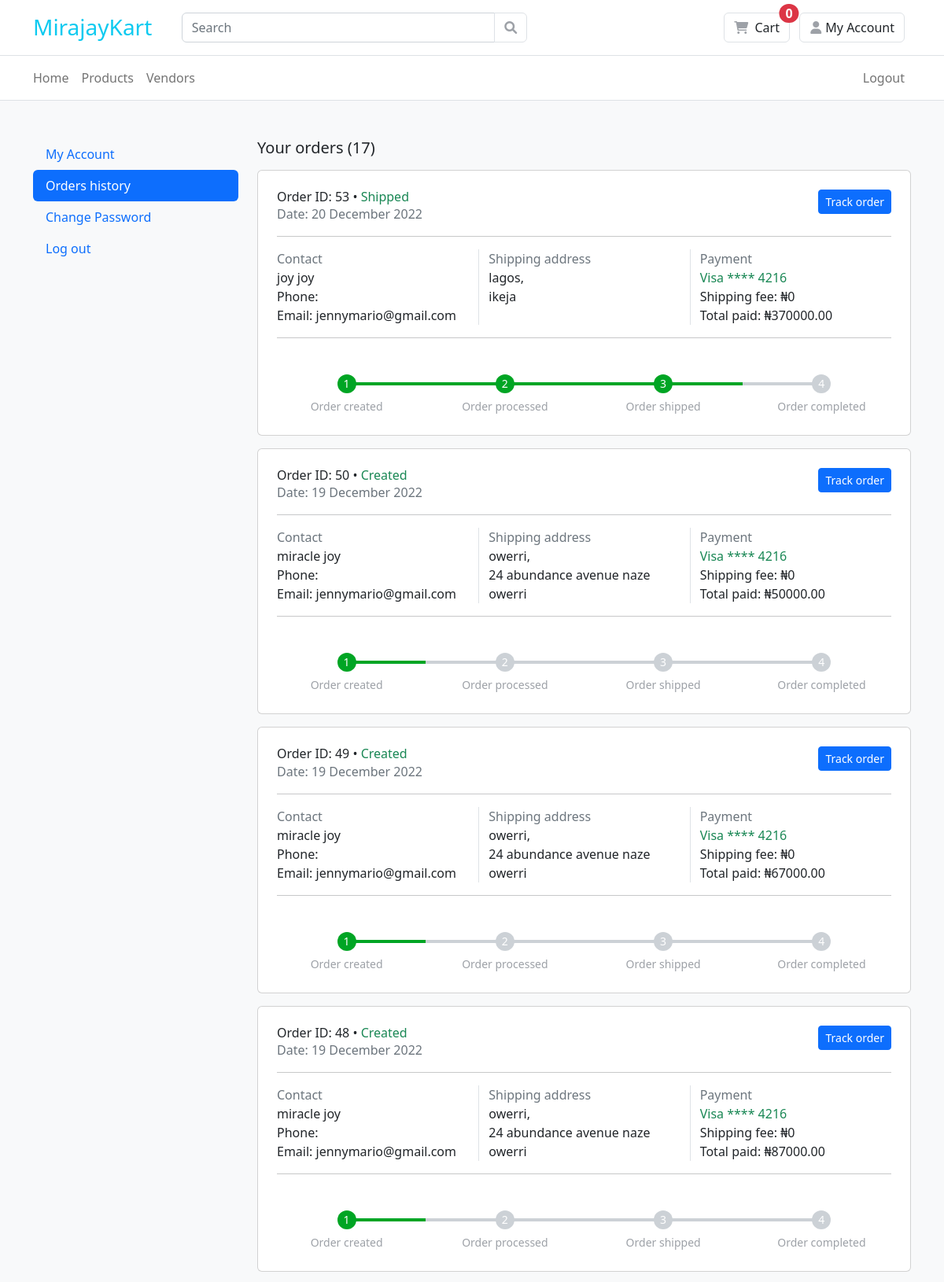
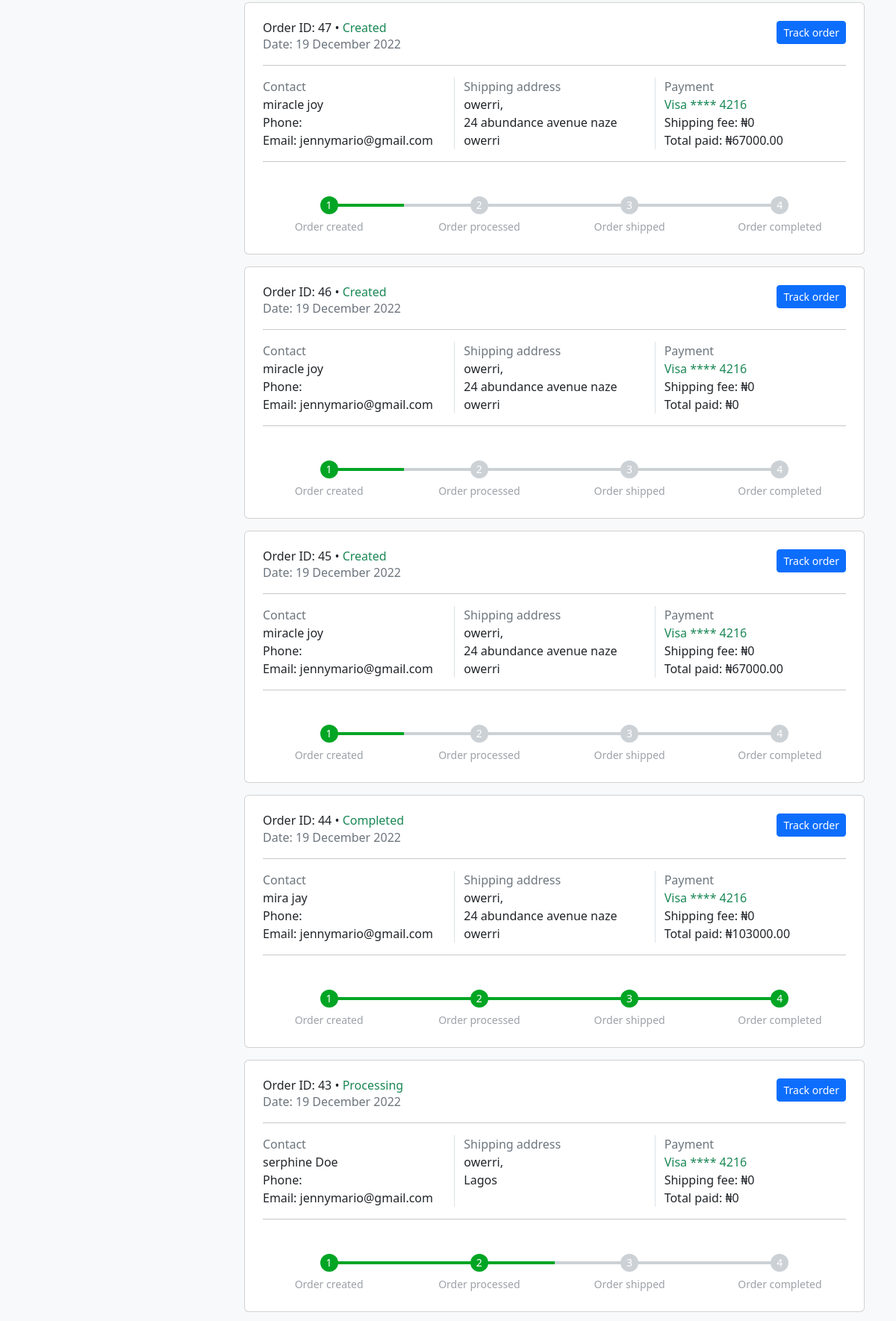
Page /account/customer/orders/ (signed in, upper part) on the committed database (2 pictures, top to bottom).
### orders/models.py (models this page shows, shortened)
class Order(models.Model):
    CREATED = 'Created'
    PROCESSING = 'Processing'
    SHIPPED = 'Shipped'
    COMPLETED = 'Completed'
    ORDER_STATUS = [
        (CREATED, 'Created'),
        (PROCESSING, 'Processing'),
        (SHIPPED, 'Shipped'),
        (COMPLETED, 'Completed'),
    ]
    user = models.ForeignKey(
        User, on_delete=models.CASCADE, related_name='orders',
        blank=True, null=True) # models.SET_NULL
    first_name = models.CharField(max_length=50)
    last_name = models.CharField(max_length=50)
    email = models.EmailField()
    address = models.CharField(max_length=250)
    postal_code = models.CharField(max_length=5)
    phone_number = models.CharField(max_length=20)
    city = models.CharField(max_length=20)
    state = models.CharField(max_length=20)
    created = models.DateTimeField(auto_now_add=True)
    updated = models.DateTimeField(auto_now=True)
    paid = models.BooleanField(default=False)
    status = models.CharField(
        choices=ORDER_STATUS, max_length=10, default=CREATED)
    note = models.TextField(blank=True)
    delivery_date = models.DateTimeField(default=datetime.now()+timedelta(days=4))
    total_amount = models.DecimalField(
        max_digits=12, decimal_places=2,
        blank=True, null=True)
    paystack_id = models.CharField(max_length=150, blank=True)
    vendors = models.ManyToManyField(Vendor, related_name='orders')
    class Meta:
        ordering = ("-created",)
    def get_total_cost(self):
        return sum(item.get_cost() for item in self.items.all())

class OrderItem(models.Model):
    order = models.ForeignKey(Order,
                              related_name='items',
                              on_delete=models.CASCADE)
    product = models.ForeignKey(Product,
                                related_name='order_items',
                                on_delete=models.CASCADE)
    price = models.DecimalField(max_digits=10, decimal_places=2)
    quantity = models.PositiveIntegerField(default=1)
    user = models.ForeignKey(
        User, on_delete=models.CASCADE,
        related_name='orderitems',
        blank=True, null=True)
    vendor = models.ForeignKey(
        Vendor, related_name='items',
        on_delete=models.CASCADE)
    created = models.DateTimeField(auto_now_add=True)
    updated = models.DateTimeField(auto_now=True)
    def get_cost(self):
        return self.price * self.quantity

### accounts/models.py (models this page shows)
class User(AbstractUser):
    is_vendor = models.BooleanField(default=False)
    is_customer = models.BooleanField(default=False)

### accounts/views.py (the view)
# urls.py: path('customer/orders/', views.customer_orders, name='orders'),
@login_required
def customer_orders(request):
    orders = Order.objects.filter(
        user=request.user)
    template = 'customer/orders.html'
    context = {
        'orders': orders,
        'orders_count': orders.count()
    }
    return render(request, template, context)

### carts/cart.py (called while the page is built)
    def __len__(self):
        return sum(item["quantity"] for item in self.cart.values())

### carts/context_processors.py (called while the page is built)
def cart(request):
    return {'cart': Cart(request)}

### templates/customer/orders.html (shortened to what this page needs)
{% extends 'base.html' %}
{% block content %}
<section class="py-5 bg-light">
    <div class="container">
        <div class="row">
            {% include "partials/_customer_nav.html" %}
            <main class="col-lg-9">
                <h5 class="mb-3"> Your orders ({{ orders_count }})</h5>
                {% for order in orders %}
                    {% include "partials/_order_card.html" %}
                {% empty %}
                    <p>You currently have no orders.</p>
                {% endfor %}
            </main>
        </div>
    </div>
</section>
{% endblock %}

### templates/partials/_order_card.html (shortened to what this page needs)
<article class="card mb-3">
    <div class="card-body p-4">
        <header class="d-lg-flex">
            <div class="flex-grow-1">
                <h6 class="mb-0">
                    Order ID: {{ order.id }} &bull;
                    <span class="text-success">{{ order.get_status_display }}</span>
                </h6>
                <span class="text-muted">Date: {{ order.created|date:"j F Y" }}</span>
            </div>
            {% if not request.user.is_vendor %}
            <div>
                <a href="{% url 'orders:track_order' order.id %}" class="btn btn-sm btn-primary">Track order</a>
            </div>
            {% endif %}
        </header>
        <hr>
        <div class="row">
            <div class="col-lg-4">
                <p class="mb-0 text-muted">Contact</p>
                <p class="m-0">
                    {{ order.first_name }} {{ order.last_name }} <br> Phone: {{ order.phone_number }} <br> Email: {{ order.user.email }} </p>
            </div>
            <div class="col-lg-4 border-start">
                <p class="mb-0 text-muted">Shipping address</p>
                <p class="m-0"> {{ order.city }}, <br> {{ order.address }} </p>
            </div>
            <div class="col-lg-4 border-start">
                <p class="mb-0 text-muted">Payment</p>
                <p class="m-0">
                    <span class="text-success"> Visa  **** 4216   </span> <br> Shipping fee: &#8358;0 <br> Total paid: &#8358;{{ order.get_total_cost }}
                </p>
            </div>
        </div>
        <hr>
        <div class="row">
            <ul class="steps-wrap mx-auto">
                <li class="step {% if order.status == 'Created' or order.status == 'Processing' or order.status == 'Shipped' or order.status == 'Completed' %}active{% endif %}">
                    <span class="icon">1</span>
                    <span class="text">Order created</span>
                </li>
                <li class="step {% if order.status == 'Processing' or order.status == 'Shipped' or order.status == 'Completed' %}active{% endif %}">
                    <span class="icon">2</span>
                    <span class="text">Order processed</span>
                </li>
                <li class="step {% if order.status == 'Shipped' or order.status == 'Completed' %}active{% endif %}">
                    <span class="icon">3</span>
                    <span class="text">Order shipped</span>
                </li>
                <li class="step {% if order.status == 'Completed' %}active{% endif %}">
                    <span class="icon">4</span>
                    <span class="text">Order completed</span>
                </li>
            </ul>
        </div>
    </div>
</article>

### static/css/ui.css (style rules this page uses)
.steps-wrap { list-style: none; margin: 0; padding: 0; margin-top: 30px; position: relative; display: flex; border-radius: 30px }
.steps-wrap .step { width: 100%; text-align: center; position: relative; flex-grow: 1; font-size: 14px; line-height: 24px }
.steps-wrap .step:before { background-color: #ccd1d6; height: 4px; position: absolute; content: " "; width: 100%; right: 50%; top: 10px }
.steps-wrap .step:first-child:before { display: none }
.steps-wrap .icon { color: #fff; display: inline-block; position: relative; z-index: 10; width: 24px; height: 24px; border-radius: 24px; text-align: center; background: #ccd1d6 }
.steps-wrap .text { display: block; padding-top: 5px; text-align: center; color: #9da1a7 }
.steps-wrap .step.active .icon { background: #00a524; color: #fff }
.steps-wrap .step.active .text { color: #9da1a7 }
.steps-wrap .step.active:before { background: #00a524 }
.steps-wrap .step.active:after { background: #00a524; height: 4px; position: absolute; content: " "; z-index: 5; width: 50%; right: 0%; top: 10px }
.steps-wrap .step.active:last-child:after { display: none }

### rows in the picture
Order: id "53", status "Shipped", created "20 December 2022", first_name "joy", last_name "joy", user.email "jennymario@gmail.com", city "lagos", address "ikeja", get_total_cost "370000.00"
Order: id "50", status "Created", created "19 December 2022", first_name "miracle", last_name "joy", user.email "jennymario@gmail.com", city "owerri", address "24 abundance avenue naze owerri", get_total_cost "50000.00"
Order: id "49", status "Created", created "19 December 2022", first_name "miracle", last_name "joy", user.email "jennymario@gmail.com", city "owerri", address "24 abundance avenue naze owerri", get_total_cost "67000.00"
Order: id "48", status "Created", created "19 December 2022", first_name "miracle", last_name "joy", user.email "jennymario@gmail.com", city "owerri", address "24 abundance avenue naze owerri", get_total_cost "87000.00"
Order: id "47", status "Created", created "19 December 2022", first_name "miracle", last_name "joy", user.email "jennymario@gmail.com", city "owerri", address "24 abundance avenue naze owerri", get_total_cost "67000.00"
Order: id "46", status "Created", created "19 December 2022", first_name "miracle", last_name "joy", user.email "jennymario@gmail.com", city "owerri", address "24 abundance avenue naze owerri", get_total_cost "0"
Order: id "45", status "Created", created "19 December 2022", first_name "miracle", last_name "joy", user.email "jennymario@gmail.com", city "owerri", address "24 abundance avenue naze owerri", get_total_cost "67000.00"
Order: id "44", status "Completed", created "19 December 2022", first_name "mira", last_name "jay", user.email "jennymario@gmail.com", city "owerri", address "24 abundance avenue naze owerri", get_total_cost "103000.00"
Order: id "43", status "Processing", created "19 December 2022", first_name "serphine", last_name "Doe", user.email "jennymario@gmail.com", city "owerri", address "Lagos", get_total_cost "0"

### other values in the picture
{{ orders_count }} "17"
